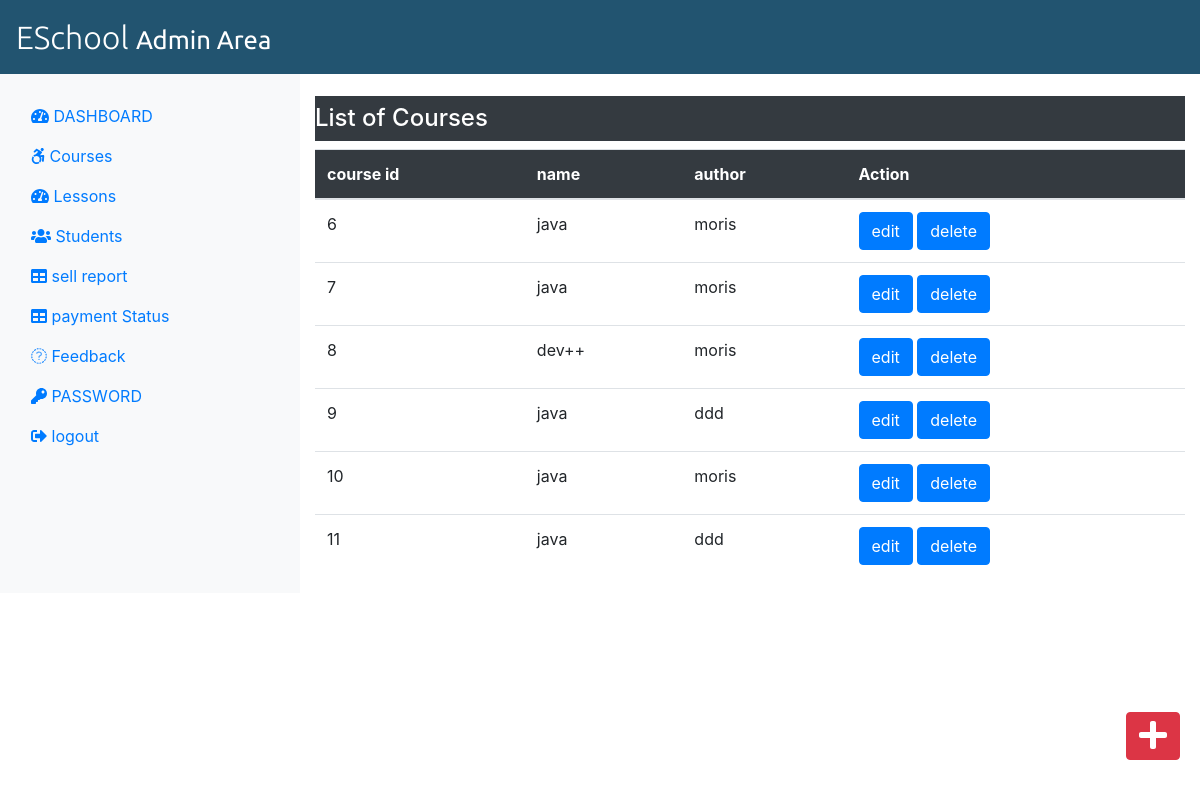
Screenshot of /admin/courses.php with the database file from the repository.
### tables this page shows
CREATE TABLE `course_tb` (
  `course_id` int(11) NOT NULL,
  `course_name` varchar(255) NOT NULL,
  `course_desc` varchar(255) NOT NULL,
  `course_author` varchar(255) NOT NULL,
  `course_img` text NOT NULL,
  `course_duration` text NOT NULL,
  `course_price` int(11) NOT NULL,
  `c_orginal_price` int(11) NOT NULL
);

### admin/courses.php (the view, shortened to what this page needs)
<?php include('../dbconnection.php');
include('../includes/adminheader.php');
  ?>
<div class="col-sm-9 mt-5">
    <h4 class="bg-dark text-white py-2">List of Courses</h4>
    <?php
        $sql="SELECT * FROM course_tb";
        $result=$con->query($sql);
        if($result->num_rows > 0){
        ?>
     <table class="table">
        <thead class="bg-dark text-white">
          <tr>
            <th scope="col">course id</th>
            <th scope="col">name</th>
            <th scope="col">author</th>
            <th scope="col">Action</th>
          </tr>
        </thead>
        <tbody>
          <?php
            while($row=$result->fetch_assoc()){
              ?>
         <tr>
        <td scope="row"><?php echo $row['course_id']; ?></td>
        <td><?php echo $row['course_name'];?></td>
        <td><?php echo $row['course_author'];?></td>
        <td>
         <form action="editcourse.php" method="POST" class="d-inline">
        <input type="submit" class="btn btn-primary" name="edit"  value="edit">
            </form>
         <form action="" class="d-inline" method="POST">
        <input type="submit" class="btn btn-primary" name="delete" value="delete">
    </form>
        </td>
        </tr>
        <?php }?>
        </tbody>
      </table>
<?php }
?>
</div>
<div>
    <a href="addcourse.php" class="btn btn-danger box"><i class="fas fa-plus fa-2x"></i></a>
</div>
<?php include('../includes/admnfooter.php'); ?>

### css/adminstyle.css (style rules this page uses)
.box { position: fixed; bottom: 10px; right: 20px; margin-bottom: 30px; }

### rows the page displays
course_tb: course_id "6", course_name "java", course_author "moris"
course_tb: course_id "7", course_name "java", course_author "moris"
course_tb: course_id "8", course_name "dev++", course_author "moris"
course_tb: course_id "9", course_name "java", course_author "ddd"
course_tb: course_id "10", course_name "java", course_author "moris"
course_tb: course_id "11", course_name "java", course_author "ddd"
